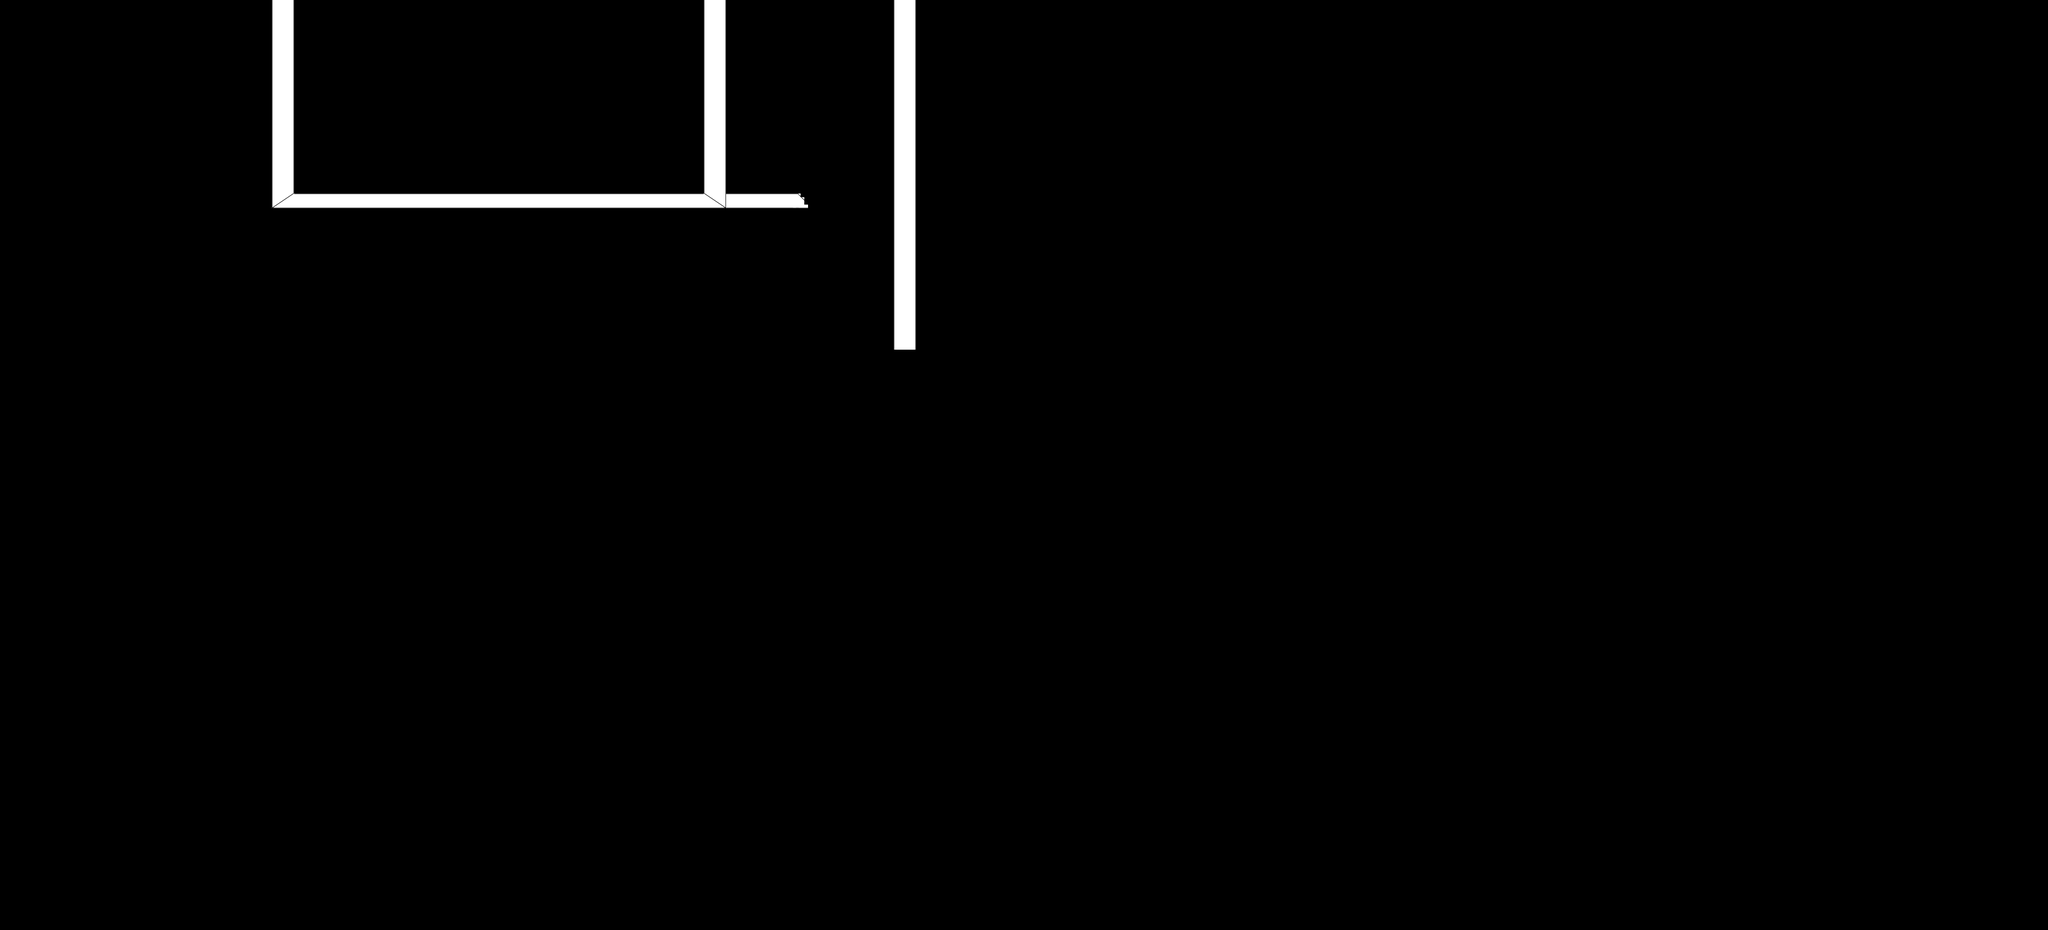

The image is a tile-based game level rendered from a .tmx file. Its description and source (layers, tilesets, objects; grid data summarised) follow:
An orthogonal 550x250 tile map with 15x15 px tiles, 1 tile layer (Tile Layer 1), 7 tilesets.

<map version="1.0" orientation="orthogonal" renderorder="right-down" width="550" height="250" tilewidth="15" tileheight="15" nextobjectid="1">
 <tileset firstgid="1" name="Runway" tilewidth="15" tileheight="15" tilecount="48" columns="12">
  <image source="../../Level Sketches/Level1Tiles/Runway.png" width="180" height="60" />
 </tileset>
 <tileset firstgid="49" name="WallTaperedDownLeft" tilewidth="15" tileheight="15" tilecount="96" columns="6">
  <image source="../../Level Sketches/Level1Tiles/WallTaperedDownLeft.png" width="90" height="240" />
 </tileset>
 <tileset firstgid="145" name="GateLeft" tilewidth="15" tileheight="15" tilecount="48" columns="4">
  <image source="../../Level Sketches/Level1Tiles/GateLeft.png" width="60" height="180" />
 </tileset>
 <tileset firstgid="193" name="WallTaperedDownRight" tilewidth="15" tileheight="15" tilecount="96" columns="6">
  <image source="../../Level Sketches/Level1Tiles/WallTaperedDownRight.png" width="90" height="240" />
 </tileset>
 <tileset firstgid="289" name="Wall" tilewidth="15" tileheight="15" tilecount="72" columns="6">
  <image source="../../Level Sketches/Level1Tiles/Wall.png" width="90" height="180" />
 </tileset>
 <tileset firstgid="361" name="RightRunway" tilewidth="15" tileheight="15" tilecount="48" columns="12">
  <image source="../../Level Sketches/Level1Tiles/RightRunway.png" width="180" height="60" />
 </tileset>
 <tileset firstgid="409" name="LeftRunway" tilewidth="15" tileheight="15" tilecount="48" columns="12">
  <image source="../../Level Sketches/Level1Tiles/LeftRunway.png" width="180" height="60" />
 </tileset>
 <layer name="Tile Layer 1" width="550" height="250">
  <data>[137500 cells, 1760 non-empty, 348 distinct tile ids]</data>
 </layer>
</map>
